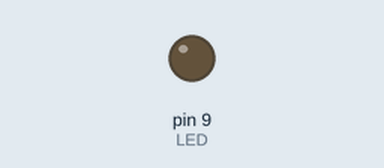
The sketch below on a simulated Arduino Uno, built with avr-gcc and run on an emulated ATmega328P. Parts: output pins drawn as LEDs (lit = HIGH).

Above: at 0.15 s.
Timing chart, 0 to 1.6 s (numbered marks = the images above):
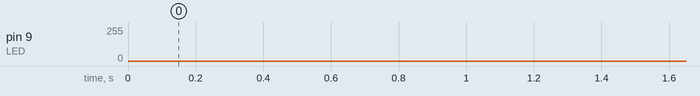

The sketch:

_4_6.ino
```cpp
const int LED = 9;
int i =0;

void setup() {
pinMode(LED, OUTPUT) ;
}

void loop() {
for (i = 0; i < 255; i++) { //loop from 0 -254(fade in )
analogWrite(LED, i); // set led brightness
delay(5); // delay so we can see it :)
}

for (i = 255; i > 0; i--) { //loop from 255 - 0(fade out)

analogWrite(LED, i); //set led bright
delay(5);
}

}
```
